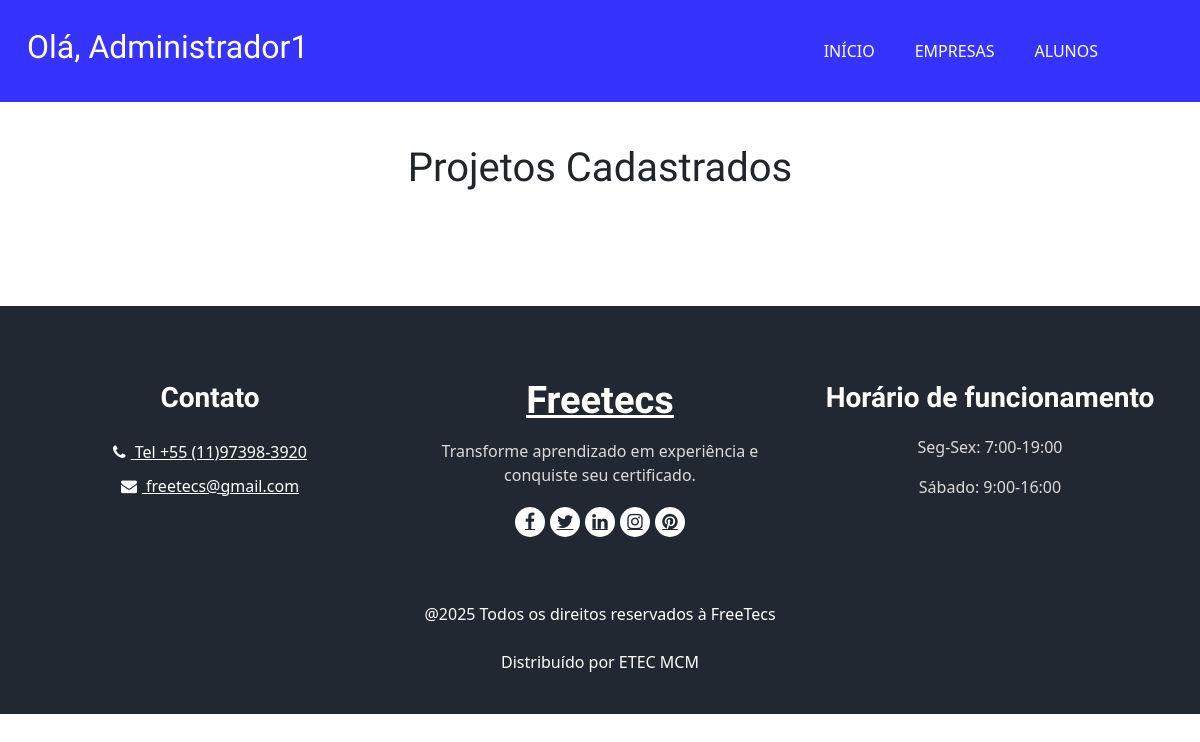
/restritaadm.php, run on an earlier commit of the app's database.
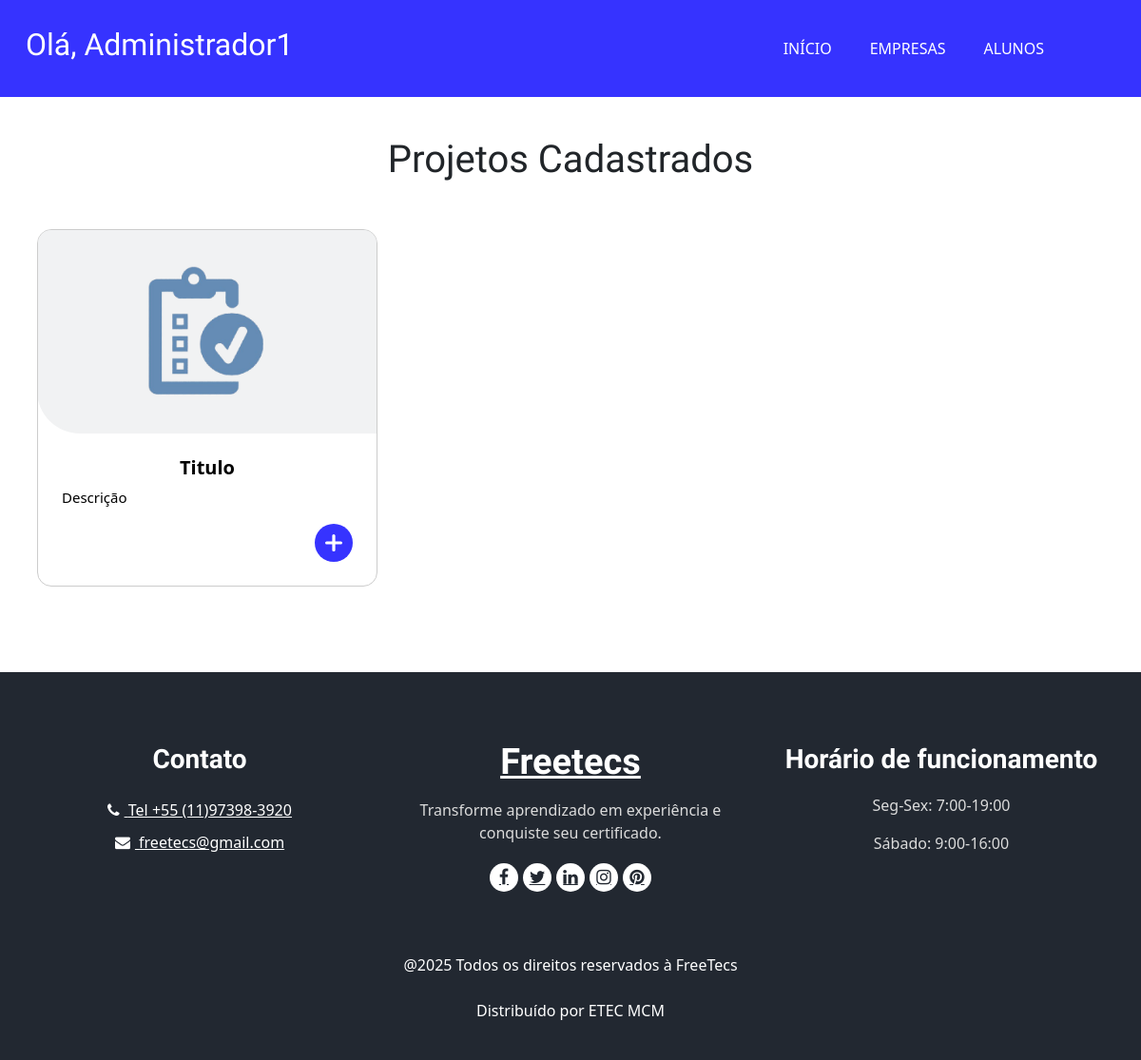
And on a later commit of the database.
### tables this page shows
CREATE TABLE `projeto` (
  `id_projeto` int(11) NOT NULL,
  `nome_projeto` varchar(255) DEFAULT NULL,
  `descricao_do_projeto` varchar(255) DEFAULT NULL,
  `requisitos_necessarios` varchar(255) DEFAULT NULL,
  `data_limite` date DEFAULT NULL,
  `qt_horas` time DEFAULT NULL,
  `id_empresa` int(11) DEFAULT NULL
);

### restritaadm.php (the view, shortened to what this page needs)
<!DOCTYPE html>
<html>
<body>
  <?php require 'headeradm.php' ?>
  <section class="food_section layout_padding-bottom">
    <br>
    <br>
    <br>
    <br>
    <br>
    <br>
    <div class="container">
      <div class="heading_container heading_center">
        <h2 class="titulo">
          Projetos Cadastrados
        </h2>
      </div>
      <br>
      <div class="container">
        <div class="filters-content">
          <div class="row grid">
          <?php
            $sql = "SELECT * FROM projeto";
            $stmt = $pdo->query($sql);
            while ($projeto = $stmt->fetch(PDO::FETCH_ASSOC)) {
          ?>
            <div class="col-sm-6 col-lg-4 all pizza">
              <div class="box">
                <div>
                  <div class="img-box">
                    <img src="images/prancheta2.png" alt="">
                  </div>
                  <div class="detail-box">
                    <h5><?php echo $projeto['nome_projeto']; ?></h5>
                    <p><?php echo $projeto['descricao_do_projeto']; ?></p>
                    <div class="options">
                      <a href="#" data-bs-toggle="modal" data-bs-target="#modalProjeto<?php echo $projeto['id_projeto']; ?>">
                      </a>
                    </div>
                  </div>
                </div>
              </div>
            </div>
          <?php
            }
          ?>
          </div>
        </div>
      </div>
    </div>
  </section>
  <?php require 'head_footer.php' ?>
</body>
</html>

What changed in the data, as far as the page shows it:
added projeto: nome_projeto "Titulo", descricao_do_projeto "Descrição"
